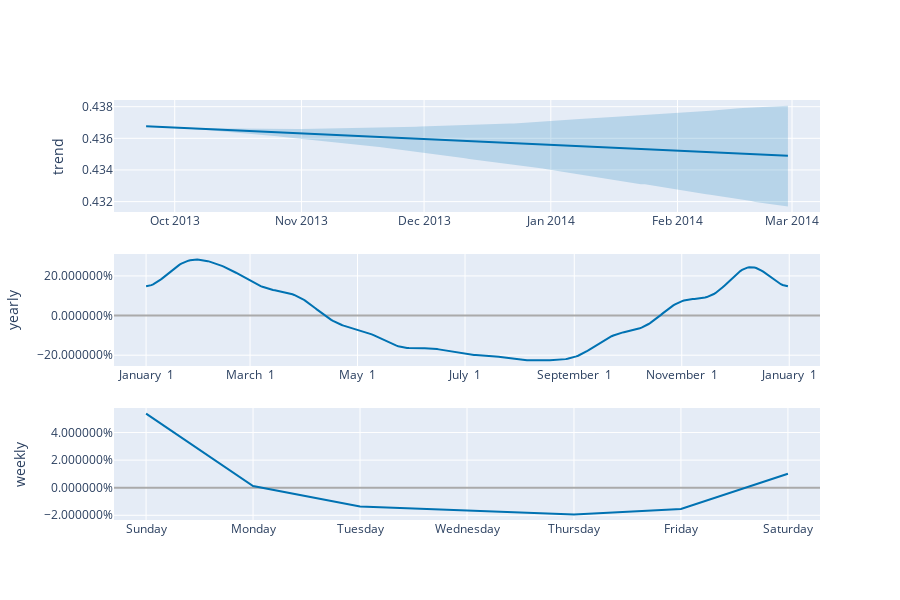

Notebook code cell kept with this figure:
### Code cell
fig = plot_components_plotly(prophet, Std_test_pred) # returns a plotly Figure object
fig.show()

### Figure 1 — Plotly figure (JSON) as saved in the notebook; plotly's stock layout.template omitted (floating-point values rounded to 4 significant figures; data arrays with more than 128 entries replaced by an {"elided": "..."} marker saying what was removed)
{"data": [{"line": {"color": "#0072B2", "width": 2}, "mode": "lines", "name": "trend", "type": "scatter", "x": {"elided": "158 str values"}, "xaxis": "x", "y": {"elided": "158 float values"}, "yaxis": "y"}, {"line": {"color": "rgba(0, 114, 178, 0.2)", "width": 0}, "mode": "lines", "name": "trend_upper", "type": "scatter", "x": {"elided": "158 str values"}, "xaxis": "x", "y": {"elided": "158 float values"}, "yaxis": "y"}, {"fill": "tonexty", "fillcolor": "rgba(0, 114, 178, 0.2)", "line": {"color": "rgba(0, 114, 178, 0.2)", "width": 0}, "mode": "lines", "name": "trend_lower", "type": "scatter", "x": {"elided": "158 str values"}, "xaxis": "x", "y": {"elided": "158 float values"}, "yaxis": "y"}, {"line": {"color": "#0072B2", "width": 2}, "mode": "lines", "name": "yearly", "type": "scatter", "x": {"elided": "365 str values"}, "xaxis": "x2", "y": {"elided": "365 float values"}, "yaxis": "y2"}, {"line": {"color": "#0072B2", "width": 2}, "mode": "lines", "name": "weekly", "type": "scatter", "x": ["2017-01-01T00:00:00", "2017-01-02T00:00:00", "2017-01-03T00:00:00", "2017-01-04T00:00:00", "2017-01-05T00:00:00", "2017-01-06T00:00:00", "2017-01-07T00:00:00"], "xaxis": "x3", "y": [0.05372, 0.001174, -0.01367, -0.01649, -0.01935, -0.01548, 0.0101], "yaxis": "y3"}], "layout": {"height": 600, "showlegend": false, "width": 900, "xaxis": {"anchor": "y", "domain": [0, 1], "range": ["2013-09-16T03:36:00", "2014-03-07T20:24:00"], "type": "date"}, "xaxis2": {"anchor": "y2", "domain": [0, 1], "range": ["2016-12-13T18:54:02.958904115", "2018-01-18T11:04:57.863013581"], "tickformat": "%B %e", "type": "date"}, "xaxis3": {"anchor": "y3", "domain": [0, 1], "range": ["2016-12-31T16:48:00", "2017-01-07T07:12:00"], "tickformat": "%A", "type": "date"}, "yaxis": {"anchor": "x", "domain": [0.7333, 1], "rangemode": "normal", "title": {"text": "trend"}, "zerolinecolor": "#AAA"}, "yaxis2": {"anchor": "x2", "domain": [0.3667, 0.6333], "hoverformat": ".2%", "tickformat": "%", "title": {"text": "yearly"}, "zerolinecolor": "#AAA"}, "yaxis3": {"anchor": "x3", "domain": [0, 0.2667], "hoverformat": ".2%", "tickformat": "%", "title": {"text": "weekly"}, "zerolinecolor": "#AAA"}}}
